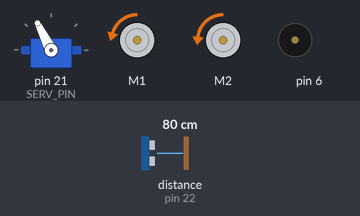
A sketch run on a simulated Arduino Leonardo, built for the host (arithmetic inside an expression is 32-bit, double 64-bit). Parts: servo, 2 × DC motor (green arrow = forward, orange = backward, longer = faster), buzzer (waves = sounding). Wiring (inferred from the names in the program): ultrasonic range finder: trigger pin 4; echo pin 22. The inputs (shaded band) are chosen by the test bench; at power-on: distance to the obstacle (sensor on pin 22) 80 cm. The echo pulse lasts 58.3 µs per cm; what the sketch prints to the serial monitor is not drawn.

Above: at 3.52 s.
3.8 s: distance to the obstacle (sensor on pin 22) set to 2 cm
At 3.98 s:
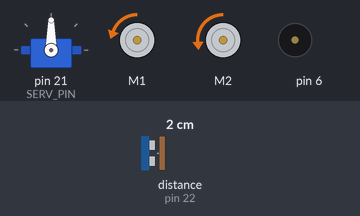
6.8 s: distance to the obstacle (sensor on pin 22) set to 35 cm
At 7.33 s:
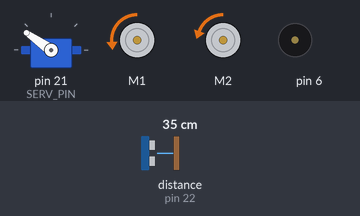
9.8 s: distance to the obstacle (sensor on pin 22) set to 4 cm
12.8 s: distance to the obstacle (sensor on pin 22) set to 38 cm
At 12.97 s:
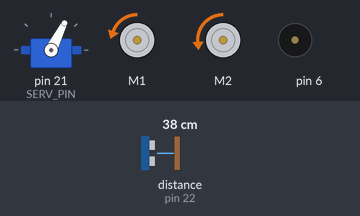
Timing chart, 0 to 16.8 s (numbered marks = the images above; inputs shaded):
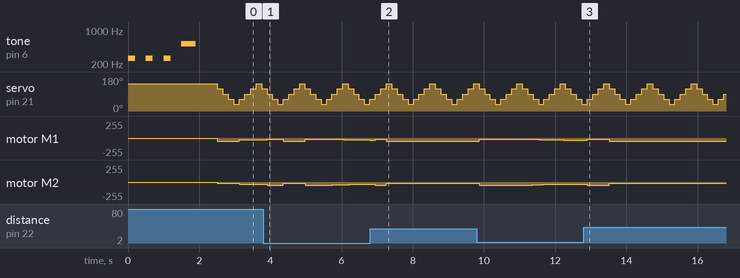

The sketch:

project.ino
```cpp
#include <Pololu3piPlus32U4.h>
#include <Servo.h>
#include <math.h>
using namespace Pololu3piPlus32U4;

Buzzer buzzer;
Servo servo;
Motors motors;
Encoders encoders;

/**
 * Project
 *
 *
 * Created: 04/21/2022
 * Creator: Camerin Figueroa
 */

// https://pololu.github.io/pololu-3pi-plus-32u4-arduino-library/

/************************
 * Debug Variables      *
 ************************/
const bool MOTOR_DEBUG = false;
const bool PID_DEBUG = false;
const bool ODO_DEBUG = false;
const bool GOAL_DEBUG = false;
const bool US_DEBUG = false;
const bool SERVO_DEBUG = false;
const bool OBS_DEBUG = false;

/************************
 * PID Variables        *
 ************************/

// Desired Positions
const int totalPositions = 4;

// position: {x, y}

int positions[totalPositions][2] = {
  {100, 0}, // pos 1
  {0, 10}, // pos 2
  {50, -100}, // pos 3
  {0,0}}; // pos 4

int currPosition = 0;

// threshold for x/y pos before moving to next position
double posThreshold = 0.1;

//Stores the current desired angle
double desiredAngle = 0;

// store pid results
double pidResult = 0;

// PID constants
// TODO: Tune constants
double kp = 0.0073;
double ki = 0.00012;
double kd = 0.000213;

// Limit PID from going off the rails
const double PID_MAX = 1000;
const double PID_MIN = -1000;
const double INTEGRAL_MAX = 1000;
const double INTEGRAL_MIN = -1000;

// Time between pid calculations
long timePassed = 0;

double kiTotal = 0.0; // summation of integral
double previousError = 0.0; // Keeps track of last error

// time between pid runs
long currTime = 0;
long prevTime = millis();

/************************
 * Motor Variables      *
 ************************/

const unsigned short MOTOR_PERIOD = 10;


// Motor Speed Factors
int MOTOR_MIN_SPEED = 35;
int MOTOR_BASE_SPEED = 50;
int MOTOR_MAX_SPEED = 75;

// temporarily stores motor base speed when slowing down
double CURR_BASE_SPEED;

// Controls when to run motor functions
unsigned long motorCm; // motor Current Millis
unsigned long motorPm; // motor Previous Millis

double slowdownThreshold = 5; // Distance till goal when we want to slowdown (cm)


// Stores motor speed
int leftSpeed = MOTOR_BASE_SPEED;
int rightSpeed = MOTOR_BASE_SPEED;

/************************
 * Servo Variables      *
 ************************/

// Init Servo Pin(s)
const short SERV_PIN = 21;
const short NUM_SERVO_POSITIONS = 5;
const short SERVO_POSITIONS[NUM_SERVO_POSITIONS]  = {145, 117, 90, 63, 35};
const short START_POS = SERVO_POSITIONS[0];

// PERIOD
int SERVO_PERIOD = 20;

// Timing Parameters
unsigned long servoCm=0; // Current measurement
unsigned long servoPm=0; // Previous Measurement

// Servo Data
boolean servoDirectionClockwise = true;
short currentServoPos = 0;

// Position Names

String posNames[5] = {"A","B","C","D","E"};

/************************
 * US Variables         *
 ************************/

// Initialize Ultrasonic
const short ECHO_PIN = 22;
const short TRIG_PIN = 4;

//Ultrasonic Maxs
const short MAX_DISTANCE = 50.0; //(200 cm/2m)

// Ultrasonic timing
unsigned long usCm; // Ultrasonic Current Millis
unsigned long usPm; // Ultrasonic Previous Millis
const unsigned short US_PERIOD = 50; // Time to wait btw checking the Ultrasonic Sensor

// Current US Reading in CM
double distance = 0; // Stores current distance temporarily
double distances[NUM_SERVO_POSITIONS] = {0.0, 0.0, 0.0, 0.0, 0.0}; // Record of distances recorded at each servo position#

// Keeps track of if distance was recorded yet
bool recordedDist = false;


/************************
 * Odometer Variables   *
 ************************/

// The current X/Y position
double currX = 0;
double currY = 0;

// The current angular direction (in radians) of the robot
// The robot will assume that it's initial direction is the one that is set below
double currentAngle = 0; //90*(M_PI/180);

double Sr = 0;
double Sl = 0;

// Used to control when to run odometer functions
double odoCm = 0; // current millis
double odoPm = 0; // previous millis

// Total left/right distance travelled
double totalLeft = 0;
double totalRight = 0;

// Click to Inch Conversions
int CLICKS_PER_ROTATION = 12;
double GEAR_RATIO = 75.81F;
double WHEEL_DIAMETER = 3.2; // 3.2 cm, 1.25984 in

double WHEEL_CIRCUMFERENCE = WHEEL_DIAMETER*M_PI;

double CLICKS_PER_WHEELROTATION = (CLICKS_PER_ROTATION * GEAR_RATIO);

double DIST_PER_CLICK = WHEEL_CIRCUMFERENCE/CLICKS_PER_WHEELROTATION;

// Distance between both wheels
double DIST_BTW = 8.45;

/************************
 * Obstacle Avoidance   *
 ************************/

double obsFactor = 0; // Factor obstacle avoidance uses to affect motors
double obsRelianceRatio = 0; // How much should the obstacle avoidance affect motors vs the pid
double positionMag[NUM_SERVO_POSITIONS] = { 5, 7, 12, 7, 5};

/************************
 * Built In Functions   *
 ************************/

void setup(){

  // Setup Pins
  pinMode(ECHO_PIN, INPUT);
  pinMode(TRIG_PIN, OUTPUT);
  servo.attach(SERV_PIN);

  // Set initial servo position
  servo.write(START_POS);

  // Flip motors since our robot goes in reverse
  motors.flipLeftMotor(true);
  motors.flipRightMotor(true);

  // Flip encoders since out robot goes in reverse
  encoders.flipEncoders(true);

  // Wait before starting
  buzzer.playNote(NOTE_C(4), 200, 10);
  delay(500);
  buzzer.playNote(NOTE_C(4), 200, 10);
  delay(500);
  buzzer.playNote(NOTE_C(4), 200, 10);
  delay(500);
  buzzer.playNote(NOTE_C(5), 400, 10);
  delay(1000);

  Serial.println("STARTING");

}

void loop() {
  // ** odometer and pid run within affectMotors **

  usReadcm();
  moveServo();

  affectMotors(); // Affect Motor Speeds
}

/**************************
 * Componential Functions *
 **************************/

void affectMotors(){
  /**
   * Motors and Speeds based off of calculated variables.
   * This includes using the pid calculations, distance calculations, and changing the goal position when necessary
   */

  motorCm = millis();
  if (motorCm > motorPm + MOTOR_PERIOD) {

    // Recalculate desiredAngle
    if (currPosition < totalPositions) {

      // Update location using odometer
      odometer();

      goalDetermine(); // Determines if we need to move to the next goal

      if (MOTOR_DEBUG) {
        Serial.print("X - dX  ");
        Serial.print(currX);
        Serial.print(" - ");
        Serial.print(positions[currPosition][0]);
        Serial.print("Y - dY  ");
        Serial.print(currY);
        Serial.print(" - ");
        Serial.print(positions[currPosition][1]);
      }

      desiredAngle = atan2(
        positions[currPosition][1]-currY,
        positions[currPosition][0]-currX);

      // Run PID
      pid();

      // RUN LOGIC TO GET LEFT/RIGHT SPEED

      // Determine the distance to the goal
      double distToGoal = sqrt(
        sq(positions[currPosition][0]-currX)+
        sq(positions[currPosition][1]-currY));

      if (distToGoal < slowdownThreshold) {
        CURR_BASE_SPEED = MOTOR_BASE_SPEED-((slowdownThreshold-distToGoal)*3);
      } else {
        CURR_BASE_SPEED = MOTOR_BASE_SPEED;
      }

      double leftSpeed = CURR_BASE_SPEED - pidResult - obsFactor;
      double rightSpeed = CURR_BASE_SPEED + pidResult + obsFactor;

      // Apply upper and lower limits to the left motor's speed
      if (leftSpeed > MOTOR_MAX_SPEED) {
        leftSpeed = MOTOR_MAX_SPEED;
      } else if (leftSpeed < MOTOR_MIN_SPEED) {
        leftSpeed = MOTOR_MIN_SPEED;
      }

      // Apply upper and lower limits to the right motor's speed
      if (rightSpeed > MOTOR_MAX_SPEED) {
        rightSpeed = MOTOR_MAX_SPEED;
      } else if (rightSpeed < MOTOR_MIN_SPEED) {
        rightSpeed = MOTOR_MIN_SPEED;
      }

      // Print debug info to serial
      if (MOTOR_DEBUG) {
        Serial.print(leftSpeed);
        Serial.print("|---|");
        Serial.println(rightSpeed);

      }
      // Set motor speeds
      motors.setSpeeds(rightSpeed,leftSpeed);
    } else {
      motors.setSpeeds(0,0);
    }

    // Reset motor previous millis
    motorPm = motorCm;

  }
}

void goalDetermine() {
  /**
   * goalDetermine - controls whether we've reached a goal and to move to the next goal
   **/

  // Increment desired pos if necessary
  if (abs(positions[currPosition][0]-currX) < posThreshold &&
      abs(positions[currPosition][1]-currY) < posThreshold) {
      /**
       * NEW POSITION
       **/

      if (GOAL_DEBUG) {
        // Print finished at position
        Serial.print("Finished at: (");
        Serial.print(currX);
        Serial.print(", ");
        Serial.print(currY);
        Serial.println(")");

        // Print new position
        Serial.print("New Goal: (");
        Serial.print(positions[currPosition][0]);
        Serial.print(", ");
        Serial.print(positions[currPosition][1]);
        Serial.println(")");
      }

      buzzer.playNote(NOTE_C(5), 400, 10); // Tell us that we've moved to next point

      currPosition++;

      // Pause before we go to next point
      motors.setSpeeds(0,0);
      delay(1000);
  }
}

void pid() {
  /**
   * PID - calculate pid to get to our goal
   **/

  // Get current time
  currTime = millis();

  if (PID_DEBUG) {
    Serial.print("Current Value -> Desired State");
    Serial.print(currentAngle);
    Serial.print(" -> ");
    Serial.println(desiredAngle);
  }

  timePassed += currTime-prevTime;

  prevTime = currTime;

  // Calculate Error

  double error = currentAngle - desiredAngle;

  error = atan2(sin(error), cos(error));

  if (PID_DEBUG) {
    Serial.print("ERROR: ");
    Serial.println(error);
    Serial.print("KP: ");
    Serial.println(kp);
    Serial.print("TP: ");
    Serial.println(timePassed);
  }

  // Calculate proportion
  double proportional = kp * error * timePassed;

  // Add current error to total error
  kiTotal += error;

  // Calculate the integral
  double integral = ki * kiTotal;

  // Limit Integral
  if (integral > INTEGRAL_MAX) {
    integral = INTEGRAL_MAX;
  } else if (integral < INTEGRAL_MIN) {
    integral = INTEGRAL_MIN;
  }

  // Calculate the Derivative
  double derivative = kd * (error - previousError);

  // Set previous error to current error
  previousError = error;

  // Final Pid
  pidResult = proportional + integral + derivative;

  // Limit PID
  if (pidResult > PID_MAX) {
    pidResult = PID_MAX;
  } else if(pidResult < PID_MIN) {
    pidResult = PID_MIN;
  }

  if (PID_DEBUG) {
    Serial.println(pidResult);
  }

}

void odometer() {
  /**
   * Odometer - calculated angle, and x/y position based on encoder readings
   **/
  // calculate Sr and Sl
  Sr = (encoders.getCountsAndResetRight()*DIST_PER_CLICK);
  Sl = (encoders.getCountsAndResetLeft()*DIST_PER_CLICK);

  double dist = (Sr+Sl)/2; // calculate distance moved
  double calcAngle = (Sr-Sl)/(DIST_BTW); // determine the radians rotated

  // Calculate x/y distance moved
  double x = dist * cos(currentAngle + (calcAngle/2));
  double y = dist * sin(currentAngle + (calcAngle/2));

  currentAngle += calcAngle; // increment current angle/theta

  // Increment current x/y values
  currX += x;
  currY += y;

  if (ODO_DEBUG) {
    Serial.print("Curr X: ");
    Serial.print(currX);
    Serial.print(" Curr Y: ");
    Serial.print(currY);
    Serial.print(" Curr Theta: ");
    Serial.println(currentAngle);
  }

}

void moveServo() {
  servoCm = millis();

  if (servoCm > servoPm + SERVO_PERIOD && recordedDist) {

    // debug output
    if(SERVO_DEBUG) {
      Serial.print(currentServoPos);
      Serial.print(" - ");
      Serial.print(SERVO_POSITIONS[currentServoPos]);
      Serial.print("->");
      Serial.println(servoDirectionClockwise);
    }

     recordedDist = false; // Reset so Servo doesn't move before recording new dist

     /**
     * Set next position
     * The servo will move to this position, next period
     */

     // Reposition Servo
     if (servoDirectionClockwise) {
      if (currentServoPos >= (NUM_SERVO_POSITIONS - 1)) {

        // Reverse servo and decrement position number
        servoDirectionClockwise = !servoDirectionClockwise;
        currentServoPos = NUM_SERVO_POSITIONS-2;

      } else {
        // Increment servo position
        currentServoPos++;
      }
     } else {
      if (currentServoPos <= 0) {

        // Reverse Servo direction and increment servo position
        servoDirectionClockwise = !servoDirectionClockwise;
        currentServoPos = 1;

      } else {

        // Decrement Servo Position
        currentServoPos--;

      }
     }
     int pos = SERVO_POSITIONS[currentServoPos];

     servo.write(pos); // Move servo to new position
     usPm = millis()+100;

     // Reset servoPm
     servoPm = servoCm;

     obstacleDetect(); // Detect obstacles when head is moved
  }
}

void usReadcm() {
  usCm = millis();
  if(usCm > usPm + US_PERIOD && !recordedDist) {
       // Clears the TRIG_PIN (set low)
       digitalWrite(TRIG_PIN, LOW);
       delayMicroseconds(2);

      // Sets the TRIG_PIN HIGH (ACTIVE) for 10 microseconds
      digitalWrite(TRIG_PIN, HIGH);
      delayMicroseconds(10);
      digitalWrite(TRIG_PIN, LOW);

      // Reads the ECHO_PIN, returns the sound wave travel time in microseconds
      // note the duration (38000 microseconds) that will allow for reading up max
      long duration = pulseIn(ECHO_PIN, HIGH, 38000);

      // Calculating the distance
      distance = duration * 0.034 / 2; // TOF Equation

      // apply limits
      if (distance > MAX_DISTANCE) distance = MAX_DISTANCE;
      if (distance == 0) distance = MAX_DISTANCE;

      // Displays the distance on the Serial Monitor
      if (US_DEBUG){
        Serial.print("Distance: ");
        Serial.print(distance);
        Serial.print(" cm ");
        Serial.println(posNames[currentServoPos]);
      }

      // Store distance in distances array
      distances[currentServoPos] = distance;

      recordedDist = true;

      // update the prevmillis
      usPm = usCm;
  }
}

void obstacleDetect() {
  /**
   * Detects obstacles and creates factors that the motors use to affect direction
   *
   */


  double leftAvg=0;
  double rightAvg=0;
  double mid = 0;

  int halflen = NUM_SERVO_POSITIONS/2; // half of servopositions

  for (int i = 0; i < halflen; i++) {
    leftAvg += distances[i]*positionMag[i];
  }

  leftAvg /= halflen;

  for (int i = halflen+1; i<NUM_SERVO_POSITIONS; i++) {
    rightAvg += distances[i]*positionMag[i];
  }

  rightAvg /= halflen;

  mid = distances[halflen];

  if (mid < MAX_DISTANCE) {
    mid = MAX_DISTANCE-(mid * positionMag[halflen]);

    if (rightAvg <= leftAvg) {
      mid *= -1;
    }

  } else {
    mid = 0;
  }

  rightAvg = MAX_DISTANCE-rightAvg;

  leftAvg = MAX_DISTANCE-leftAvg;


  obsFactor = rightAvg - leftAvg + mid;


  /*
  if (rightAvg < leftAvg) {
    obsRelianceRatio = (1-(rightAvg/(MAX_DIST)))*2;
    //obsFactor = (90-SERVO_POSITIONS[closePos])*(M_PI/180)*obsRelianceRatio;
    obsFactor = ((90-SERVO_POSITIONS[NUM_SERVO_POSITIONS-1])*(M_PI/180)+currentAngle);
  } else if (leftAvg < MAX_DIST){
    obsRelianceRatio = (1-(leftAvg/(MAX_DIST)))*2;
    //obsFactor = (90-SERVO_POSITIONS[closePos])*(M_PI/180)*obsRelianceRatio;
    obsFactor = ((90-SERVO_POSITIONS[0])*(M_PI/180)+currentAngle);
  } else if (distances[3] < MAX_DIST) {
    obsRelianceRatio = (1-(distances[halflen]/(MAX_DIST)))*2;

    obsFactor = (90)*(M_PI/180);
  } else {
    obsFactor = 0;
    obsRelianceRatio = 0;
  }*/

  if (OBS_DEBUG) {
    Serial.print(leftAvg);
    Serial.print(" - ");
    Serial.print(obsFactor);
    Serial.print(" - ");
    Serial.println(rightAvg);
  }
}
```

Measured:
- after the input at 12.8 s, motor M1: backward 30/255 → backward 22/255 after 0.10 s, → backward 47/255 0.62 s later; motor M2: backward 32/255 → backward 47/255 after 0.10 s, → backward 22/255 0.62 s later
- by itself, servo on pin 21 (SERV_PIN): repeats every 1.2 s: 90° 0.15 s, 117° 0.15 s, 145° 0.15 s, 117° 0.15 s, 90° 0.15 s, 63° 0.15 s, 35° 0.15 s, 63° 0.15 s
